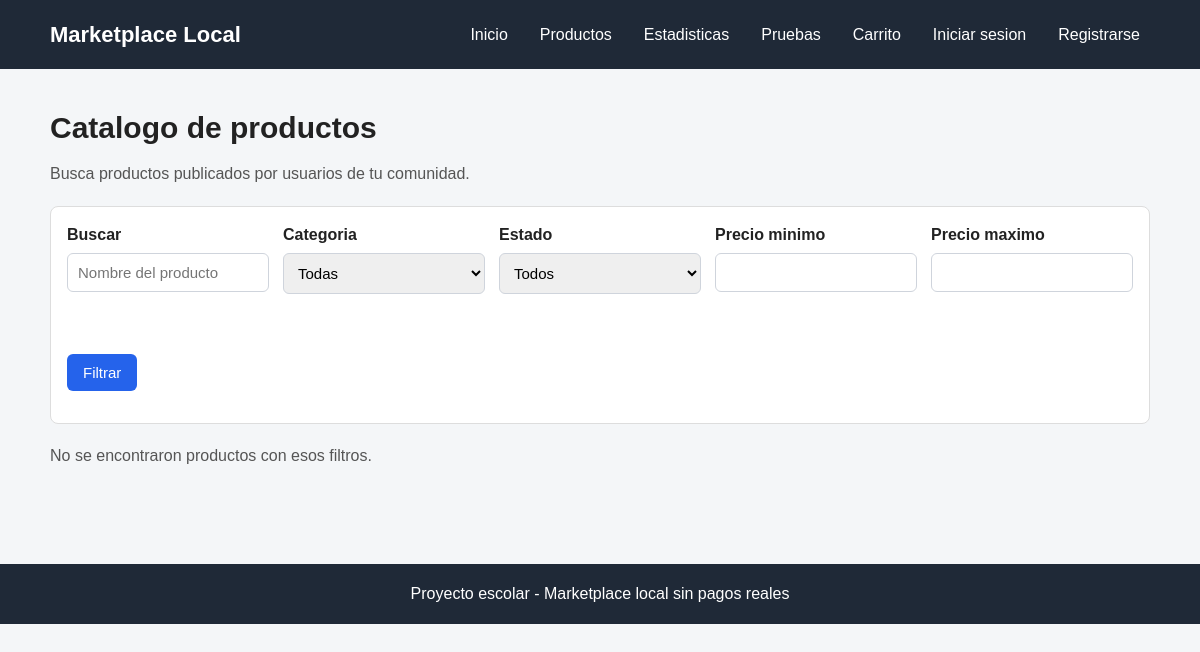
Before: /productos.php with the older database file.
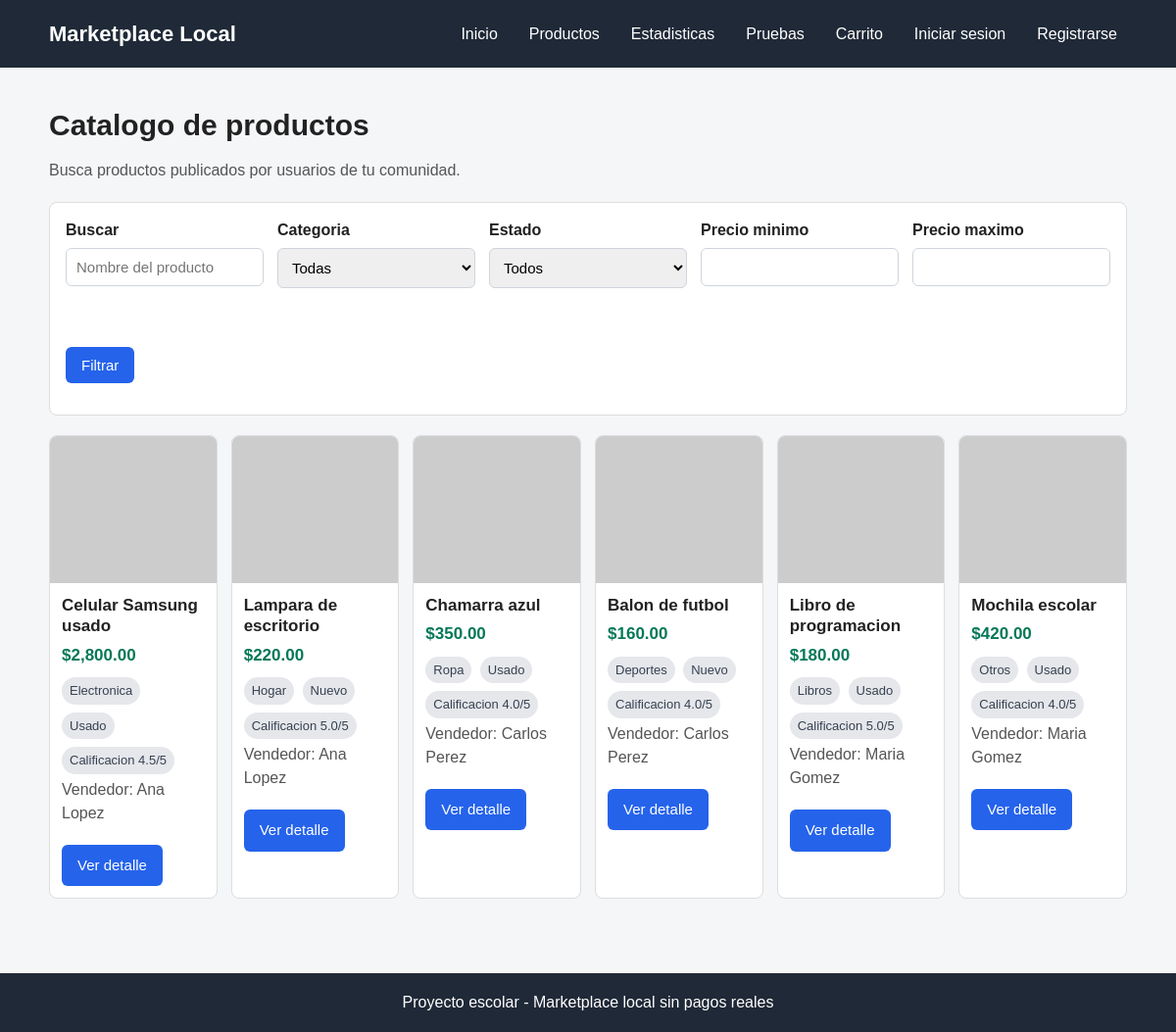
After: the same page with the newer database file.
### tables this page shows
CREATE TABLE productos (
    id_producto INT AUTO_INCREMENT PRIMARY KEY,
    id_usuario INT NOT NULL,
    id_categoria INT NOT NULL,
    nombre VARCHAR(120) NOT NULL,
    descripcion TEXT NOT NULL,
    precio DECIMAL(10,2) NOT NULL,
    estado ENUM('Nuevo', 'Usado') NOT NULL,
    imagen VARCHAR(255),
    disponible TINYINT(1) DEFAULT 1,
    fecha_publicacion TIMESTAMP DEFAULT CURRENT_TIMESTAMP,
    FOREIGN KEY (id_usuario) REFERENCES usuarios(id_usuario)
        ON DELETE CASCADE,
    FOREIGN KEY (id_categoria) REFERENCES categorias(id_categoria)
        ON DELETE RESTRICT
);

CREATE TABLE categorias (
    id_categoria INT AUTO_INCREMENT PRIMARY KEY,
    nombre VARCHAR(80) NOT NULL
);

CREATE TABLE usuarios (
    id_usuario INT AUTO_INCREMENT PRIMARY KEY,
    nombre VARCHAR(100) NOT NULL,
    correo VARCHAR(100) NOT NULL UNIQUE,
    password VARCHAR(255) NOT NULL,
    telefono VARCHAR(20),
    fecha_registro TIMESTAMP DEFAULT CURRENT_TIMESTAMP
);

### productos.php (the view, shortened to what this page needs)
<?php
require_once "conexion.php";
$busqueda = isset($_GET["busqueda"]) ? trim($_GET["busqueda"]) : "";
$precio_minimo = isset($_GET["precio_minimo"]) ? $_GET["precio_minimo"] : "";
$precio_maximo = isset($_GET["precio_maximo"]) ? $_GET["precio_maximo"] : "";
$sql = "SELECT productos.*, categorias.nombre AS categoria, usuarios.nombre AS vendedor,
               calificaciones.promedio AS promedio_calificacion,
               calificaciones.total AS total_calificaciones
        FROM productos
        INNER JOIN categorias ON productos.id_categoria = categorias.id_categoria
        INNER JOIN usuarios ON productos.id_usuario = usuarios.id_usuario
        LEFT JOIN (
            SELECT id_producto, AVG(calificacion) AS promedio, COUNT(*) AS total
            FROM comentarios
            GROUP BY id_producto
        ) AS calificaciones ON productos.id_producto = calificaciones.id_producto
        WHERE productos.disponible = 1";
$sql .= " ORDER BY productos.fecha_publicacion DESC";
$consulta = $conexion->prepare($sql);
$consulta->execute();
$productos = $consulta->get_result();
?>
<!DOCTYPE html>
<html lang="es">
<head>
    <link rel="stylesheet" href="css/estilos.css">
</head>
<body>
    <header class="encabezado">
        <div class="contenedor barra-navegacion">
            <a class="logo" href="index.php">Marketplace Local</a>
            <nav>
                <ul class="menu">
                    <li><a href="index.php">Inicio</a></li>
                    <li><a href="productos.php">Productos</a></li>
                    <li><a href="estadisticas.php">Estadisticas</a></li>
                    <li><a href="pruebas.php">Pruebas</a></li>
                    <li><a href="carrito.php">Carrito</a></li>
                    <?php if (isset($_SESSION["id_usuario"])): ?>
                        <li><a href="publicar.php">Publicar</a></li>
                        <li><a href="perfil.php">Mi perfil</a></li>
                        <li><a href="logout.php">Cerrar sesion</a></li>
                    <?php else: ?>
                        <li><a href="login.php">Iniciar sesion</a></li>
                        <li><a href="registro.php">Registrarse</a></li>
                    <?php endif; ?>
                </ul>
            </nav>
        </div>
    </header>
    <main class="seccion">
        <div class="contenedor">
            <h1 class="titulo">Catalogo de productos</h1>
            <p class="texto">Busca productos publicados por usuarios de tu comunidad.</p>
            <form class="filtros" action="productos.php" method="GET">
                <div class="campo">
                    <label for="busqueda">Buscar</label>
                    <input
                        type="text"
                        id="busqueda"
                        name="busqueda"
                        value="<?php echo htmlspecialchars($busqueda); ?>"
                        placeholder="Nombre del producto"
                    >
                </div>
                <div class="campo">
                    <label for="id_categoria">Categoria</label>
                    <select id="id_categoria" name="id_categoria">
                        <option value="">Todas</option>
                    </select>
                </div>
                <div class="campo">
                    <label for="estado">Estado</label>
                    <select id="estado" name="estado">
                        <option value="">Todos</option>
                    </select>
                </div>
                <div class="campo">
                    <label for="precio_minimo">Precio minimo</label>
                    <input
                        type="number"
                        id="precio_minimo"
                        name="precio_minimo"
                        min="0"
                        step="0.01"
                        value="<?php echo htmlspecialchars($precio_minimo); ?>"
                    >
                </div>
                <div class="campo">
                    <label for="precio_maximo">Precio maximo</label>
                    <input
                        type="number"
                        id="precio_maximo"
                        name="precio_maximo"
                        min="0"
                        step="0.01"
                        value="<?php echo htmlspecialchars($precio_maximo); ?>"
                    >
                </div>
                <div class="campo">
                    <label>&nbsp;</label>
                    <button type="submit">Filtrar</button>
                </div>
            </form>
            <div class="grid-productos">
                <?php if ($productos->num_rows > 0): ?>
                    <?php while ($producto = $productos->fetch_assoc()): ?>
                        <article class="tarjeta-producto">
                            <?php if (!empty($producto["imagen"])): ?>
                                <img
                                    src="img/productos/<?php echo htmlspecialchars($producto["imagen"]); ?>"
                                    alt="<?php echo htmlspecialchars($producto["nombre"]); ?>"
                                >
                            <?php else: ?>
                                <img src="https://via.placeholder.com/400x300?text=Sin+imagen" alt="Sin imagen">
                            <?php endif; ?>
                            <div class="contenido-producto">
                                <h2><?php echo htmlspecialchars($producto["nombre"]); ?></h2>
                                <p class="precio">$<?php echo number_format($producto["precio"], 2); ?></p>
                                <span class="etiqueta"><?php echo htmlspecialchars($producto["categoria"]); ?></span>
                                <span class="etiqueta"><?php echo htmlspecialchars($producto["estado"]); ?></span>
                                <?php if ($producto["total_calificaciones"] > 0): ?>
                                    <span class="etiqueta">Calificacion <?php echo number_format($producto["promedio_calificacion"], 1); ?>/5</span>
                                <?php else: ?>
                                    <span class="etiqueta">Sin calificaciones</span>
                                <?php endif; ?>
                                <p class="texto">
                                    Vendedor: <?php echo htmlspecialchars($producto["vendedor"]); ?>
                                </p>
                                <a class="boton" href="detalle.php?id=<?php echo $producto["id_producto"]; ?>">
                                    Ver detalle
                                </a>
                            </div>
                        </article>
                    <?php endwhile; ?>
                <?php else: ?>
                    <p class="texto">No se encontraron productos con esos filtros.</p>
                <?php endif; ?>
            </div>
        </div>
    </main>
    <footer class="pie">
        <div class="contenedor">
            <p>Proyecto escolar - Marketplace local sin pagos reales</p>
        </div>
    </footer>
</body>
</html>

### css/estilos.css (style rules this page uses)
* { box-sizing: border-box; margin: 0; padding: 0; }
body { background-color: #f4f6f8; color: #222; font-family: Arial, Helvetica, sans-serif; line-height: 1.5; }
a { color: inherit; text-decoration: none; }
img { max-width: 100%; display: block; }
.contenedor { width: min(1100px, 92%); margin: 0 auto; }
.encabezado { background-color: #1f2937; color: #fff; padding: 18px 0; }
.barra-navegacion { align-items: center; display: flex; flex-wrap: wrap; gap: 16px; justify-content: space-between; }
.logo { font-size: 22px; font-weight: bold; }
.menu { display: flex; flex-wrap: wrap; gap: 12px; list-style: none; }
.menu a { border-radius: 6px; padding: 8px 10px; }
.seccion { padding: 36px 0; }
.titulo { font-size: 30px; margin-bottom: 12px; }
.texto { color: #555; margin-bottom: 20px; }
.boton, button, input[type="submit"] { background-color: #2563eb; border: none; border-radius: 6px; color: #fff; cursor: pointer; display: inline-block; font-size: 15px; padding: 10px 16px; }
.campo { margin-bottom: 16px; }
.campo label { display: block; font-weight: bold; margin-bottom: 6px; }
.campo input, .campo textarea, .campo select { border: 1px solid #cfd4dc; border-radius: 6px; font-size: 15px; padding: 10px; width: 100%; }
.grid-productos { display: grid; gap: 14px; grid-template-columns: repeat(auto-fit, minmax(170px, 1fr)); margin-top: 20px; }
.tarjeta-producto { background-color: #fff; border: 1px solid #ddd; border-radius: 8px; overflow: hidden; }
.tarjeta-producto img { aspect-ratio: 1 / 1; background-color: #eef1f5; height: 150px; object-fit: cover; object-position: center; width: 100%; }
.contenido-producto { padding: 12px; }
.contenido-producto h2, .contenido-producto h3 { font-size: 17px; line-height: 1.25; margin-bottom: 6px; }
.precio { color: #047857; font-size: 17px; font-weight: bold; margin: 6px 0; }
.etiqueta { background-color: #e5e7eb; border-radius: 999px; color: #374151; display: inline-block; font-size: 13px; margin: 4px 4px 4px 0; padding: 4px 8px; }
.filtros { background-color: #fff; border: 1px solid #ddd; border-radius: 8px; display: grid; gap: 14px; grid-template-columns: repeat(auto-fit, minmax(170px, 1fr)); margin-top: 20px; padding: 16px; }
.pie { background-color: #1f2937; color: #fff; margin-top: 40px; padding: 18px 0; text-align: center; }

Changed rows visible on the page:
added productos: nombre "Celular Samsung usado", precio "2,800.00", id_categoria.nombre "Electronica", estado "Usado", promedio_calificacion "4.5", id_usuario.nombre "Ana Lopez"
added productos: nombre "Lampara de escritorio", precio "220.00", id_categoria.nombre "Hogar", estado "Nuevo", promedio_calificacion "5.0", id_usuario.nombre "Ana Lopez"
added productos: nombre "Chamarra azul", precio "350.00", id_categoria.nombre "Ropa", estado "Usado", promedio_calificacion "4.0", id_usuario.nombre "Carlos Perez"
added productos: nombre "Balon de futbol", precio "160.00", id_categoria.nombre "Deportes", estado "Nuevo", promedio_calificacion "4.0", id_usuario.nombre "Carlos Perez"
added productos: nombre "Libro de programacion", precio "180.00", id_categoria.nombre "Libros", estado "Usado", promedio_calificacion "5.0", id_usuario.nombre "Maria Gomez"
added productos: nombre "Mochila escolar", precio "420.00", id_categoria.nombre "Otros", estado "Usado", promedio_calificacion "4.0", id_usuario.nombre "Maria Gomez"
Other visible differences:
text no longer shown: "No se encontraron productos con esos filtros."
